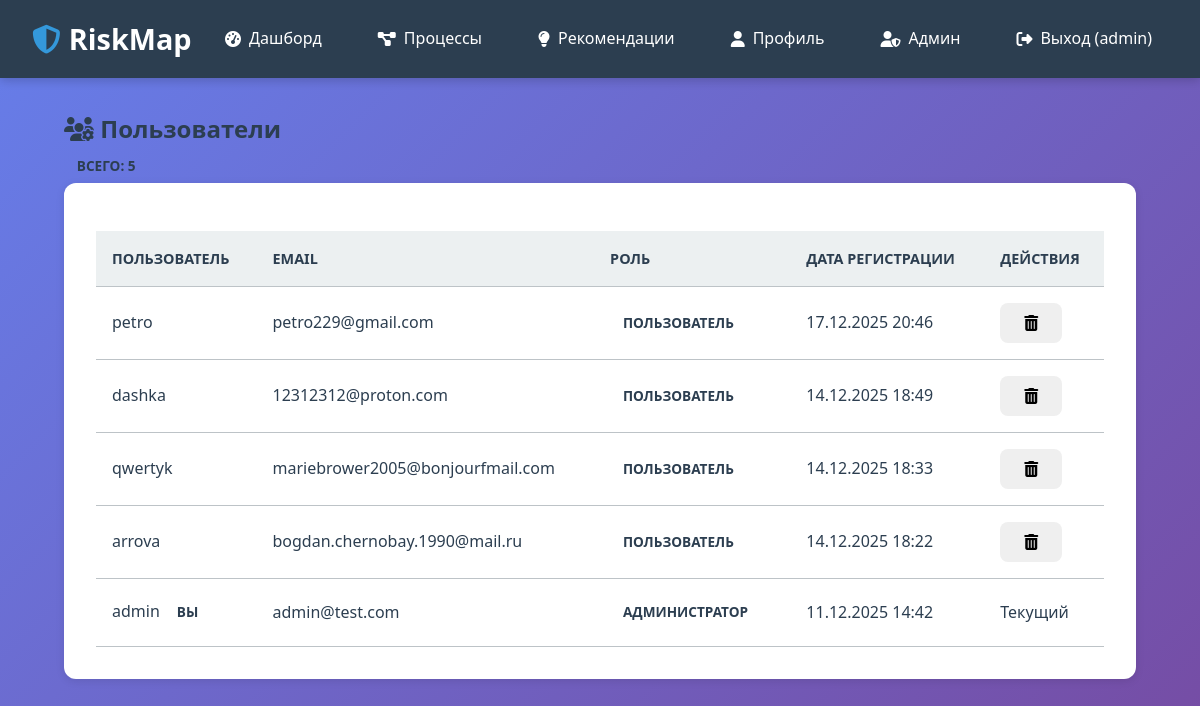
The page /admin-panel/users/ (signed in) on the database as committed earlier.
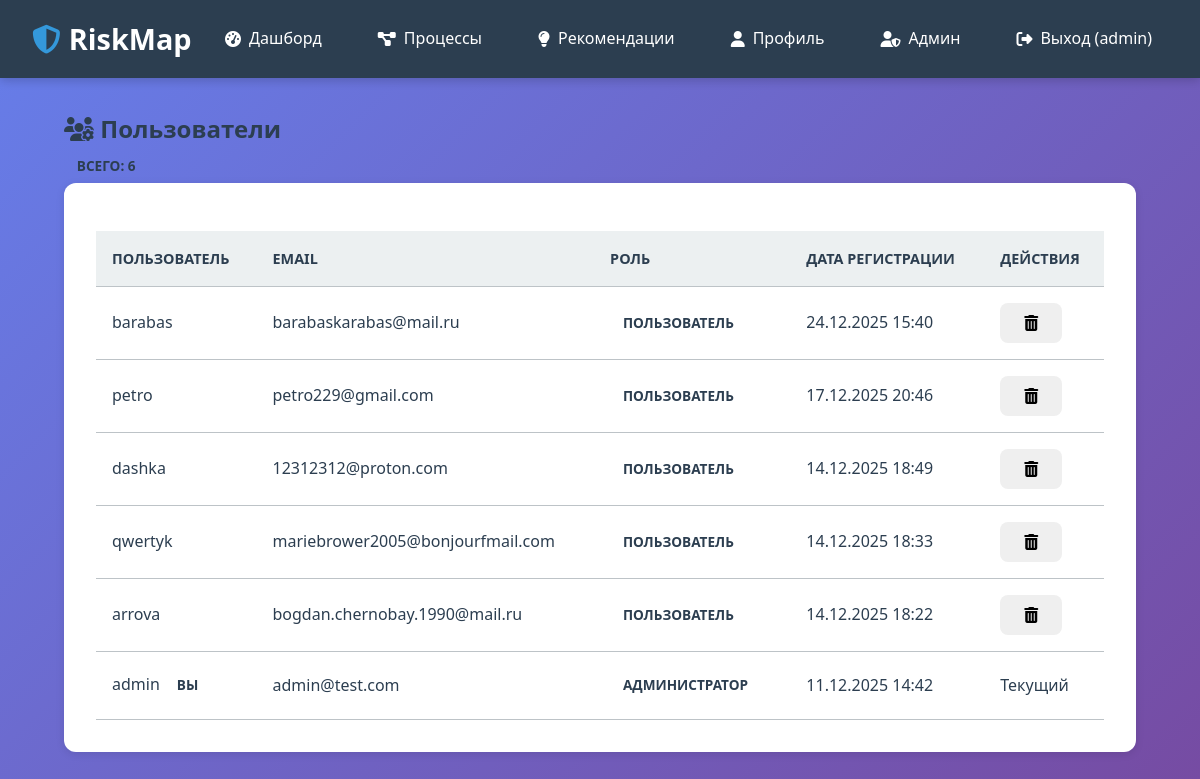
The same page on the database as committed later.
### apps/authentication/models.py (models this page shows, shortened)
class User(AbstractUser):
    email = models.EmailField(unique=True, verbose_name='Email')
    created_at = models.DateTimeField(auto_now_add=True, verbose_name='Дата регистрации')
    updated_at = models.DateTimeField(auto_now=True, verbose_name='Дата обновления')
    USERNAME_FIELD = 'username'
    REQUIRED_FIELDS = ['email']
    class Meta:
        verbose_name = 'Пользователь'
        verbose_name_plural = 'Пользователи'
        ordering = ['-created_at']
        db_table = 'users'

### apps/admin_panel/views.py (the view)
# urls.py: path('users/', views.user_management, name='user_management'),
@admin_required
def user_management(request):
    users = User.objects.all().order_by('-date_joined')
    return render(request, 'admin_panel/user_management.html', {'users': users})

### templates/admin_panel/user_management.html (shortened to what this page needs)
{% extends 'base.html' %}
{% block content %}
<div class="container py-4">
    <div class="d-flex justify-content-between align-items-center mb-4">
        <h2><i class="fas fa-users-cog"></i> Пользователи</h2>
        <span class="badge bg-secondary">Всего: {{ users.count }}</span>
    </div>
    <div class="card shadow">
        <div class="card-body p-0">
            <div class="table-responsive">
                <table class="table table-hover align-middle mb-0">
                    <thead class="bg-light">
                        <tr>
                            <th class="ps-4">Пользователь</th>
                            <th>Email</th>
                            <th>Роль</th>
                            <th>Дата регистрации</th>
                            <th class="text-end pe-4">Действия</th>
                        </tr>
                    </thead>
                    <tbody>
                        {% for u in users %}
                        <tr>
                            <td class="ps-4">
                                <div class="fw-bold">
                                    {{ u.username }}
                                    {% if u.id == request.user.id %}
                                        <span class="badge bg-primary ms-1">Вы</span>
                                    {% endif %}
                                </div>
                            </td>
                            <td>{{ u.email }}</td>
                            <td>
                                {% if u.is_superuser %}
                                    <span class="badge bg-danger">Администратор</span>
                                {% else %}
                                    <span class="badge bg-success">Пользователь</span>
                                {% endif %}
                            </td>
                            <td>{{ u.date_joined|date:"d.m.Y H:i" }}</td>
                            <td class="text-end pe-4">
                                {% if u.id != request.user.id %}
                                    <form action="{% url 'admin_panel:delete_user' u.id %}" method="post" class="d-inline" onsubmit="return confirm('Вы уверены, что хотите удалить пользователя {{ u.username }}? Это действие нельзя отменить.');">
                                        <button type="submit" class="btn btn-sm btn-outline-danger" title="Удалить">
                                            <i class="fas fa-trash-alt"></i>
                                        </button>
                                    </form>
                                {% else %}
                                    <span class="text-muted small">Текущий</span>
                                {% endif %}
                            </td>
                        </tr>
                        {% empty %}
                        <tr>
                            <td colspan="5" class="text-center py-4 text-muted">Пользователей нет</td>
                        </tr>
                        {% endfor %}
                    </tbody>
                </table>
            </div>
        </div>
    </div>
</div>
{% endblock %}

### templates/base.html (shortened to what this page needs)
<!DOCTYPE html>
<html lang="ru">
<head>
    <link href="https://cdn.jsdelivr.net/npm/vis-network@9.1.9/dist/dist/vis-network.min.css" rel="stylesheet">
    <link rel="stylesheet" href="https://cdnjs.cloudflare.com/ajax/libs/font-awesome/6.5.1/css/all.min.css">
</head>
<body>
    <nav class="navbar">
        <div class="navbar-container">
            <a href="{% url 'core:home' %}" class="navbar-brand">
                <i class="fas fa-shield-alt"></i>
                RiskMap
            </a>
            <ul class="navbar-menu">
                {% if user.is_authenticated %}
                    <li><a href="{% url 'core:dashboard' %}">
                        <i class="fas fa-tachometer-alt"></i> Дашборд
                    </a></li>
                    <li><a href="{% url 'core:process_list' %}">
                        <i class="fas fa-project-diagram"></i> Процессы
                    </a></li>
                    <li><a href="{% url 'core:recommendations' %}">
                        <i class="fas fa-lightbulb"></i> Рекомендации
                    </a></li>
                    <li><a href="{% url 'core:profile' %}">
                        <i class="fas fa-user"></i> Профиль
                    </a></li>
                {% if user.is_superuser %}
                <li><a href="{% url 'admin_panel:user_management' %}">
                    <i class="fas fa-user-shield"></i> Админ
                </a></li>
                {% endif %}
                    <li><a href="{% url 'authentication:logout' %}">
                        <i class="fas fa-sign-out-alt"></i> Выход ({{ user.username }})
                    </a></li>
                {% endif %}
            </ul>
        </div>
    </nav>
    <div class="container">
        {% block content %}{% endblock %}
    </div>
</body>
</html>

Rows that differ between the two databases and show on the page:
added User: username "barabas", email "barabaskarabas@mail.ru", is_superuser "ПОЛЬЗОВАТЕЛЬ", date_joined "24.12.2025 15:40"
Other text that changed with them:
{{ users.count }}: "5" → "6"
